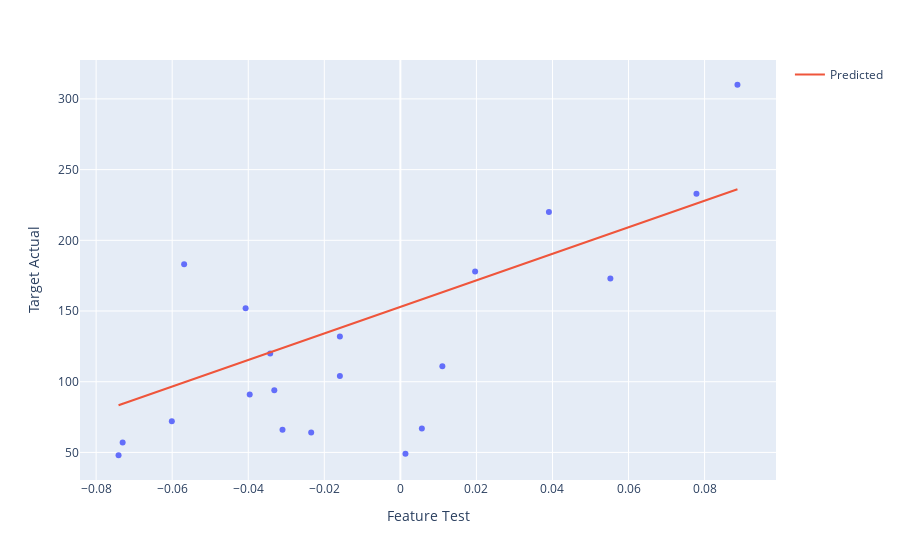

This figure's notebook cell:
### Code cell
# Visualisasi hasil prediksi
df_results = pd.DataFrame()
df_results['Feature Test'] = data_bmi_test['bmi'].copy()
df_results['Target Actual'] = data_y_test.copy()
df_results.reset_index(drop=True, inplace=True)
df_results['Target Predicted'] = predictions.copy()

# Create plotly figure
fig = px.scatter(df_results, x='Feature Test', y='Target Actual')
fig.add_scatter(x=df_results['Feature Test'], y=df_results['Target Predicted'], mode='lines', name='Predicted')
fig.show()

### Figure 1 — Plotly figure (JSON) as saved in the notebook; plotly's stock layout.template omitted (floating-point values rounded to 4 significant figures)
{"data": [{"hovertemplate": "Feature Test=%{x}<br>Target Actual=%{y}<extra></extra>", "legendgroup": "", "marker": {"color": "#636efa", "symbol": "circle"}, "mode": "markers", "name": "", "orientation": "v", "showlegend": false, "type": "scatter", "x": [0.07786, -0.03962, 0.01104, -0.0407, -0.03423, 0.00565, 0.08864, -0.03315, -0.05686, -0.031, 0.05523, -0.0601, 0.001339, -0.02345, -0.07411, 0.01966, -0.01591, -0.01591, 0.03906, -0.07303], "xaxis": "x", "y": [233, 91, 111, 152, 120, 67, 310, 94, 183, 66, 173, 72, 49, 64, 48, 178, 104, 132, 220, 57], "yaxis": "y"}, {"mode": "lines", "name": "Predicted", "type": "scatter", "x": [0.07786, -0.03962, 0.01104, -0.0407, -0.03423, 0.00565, 0.08864, -0.03315, -0.05686, -0.031, 0.05523, -0.0601, 0.001339, -0.02345, -0.07411, 0.01966, -0.01591, -0.01591, 0.03906, -0.07303], "y": [226.0, 115.7, 163.3, 114.7, 120.8, 158.2, 236.1, 121.8, 99.57, 123.8, 204.7, 96.53, 154.2, 130.9, 83.39, 171.4, 138.0, 138.0, 189.6, 84.4]}], "layout": {"legend": {"tracegroupgap": 0}, "margin": {"t": 60}, "xaxis": {"anchor": "y", "domain": [0, 1], "title": {"text": "Feature Test"}}, "yaxis": {"anchor": "x", "domain": [0, 1], "title": {"text": "Target Actual"}}}}
